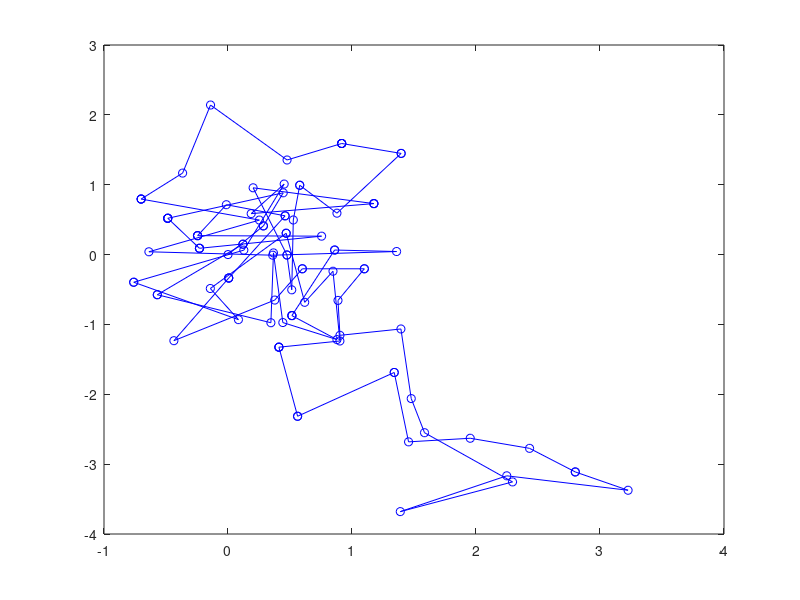

Write the MATLAB code that produced this figure.
N = 100;
x = zeros(1);
x(1) = 0; %origin x value%
y = zeros(1);
y(1) = 0; %origin y value%
for i = 2:N
    theta = rand;
    Rand = rand;
    step_size = 0;
    % for step size
    if Rand <= 0.333
        step_size = 0.5;
    elseif Rand > 0.666
        step_size = 1;
    else
        step_size = 0;
    end
    change_in_x = (step_size * cosd(theta*360)) + x(i-1);
    change_in_y = (step_size * sind(theta*360)) + y(i-1);
    if sqrt((change_in_x - x(1))^2 + (change_in_y - y(1))^2) <= 100
        x(i) = change_in_x;
        y(i) = change_in_y;
    else
        x(i) = x(i-1);
        y(i) = y(i-1);
    end
end
ylabel("position")
xlabel("Step_count")
title("Random Walk")
plot(x, y,'-ob')